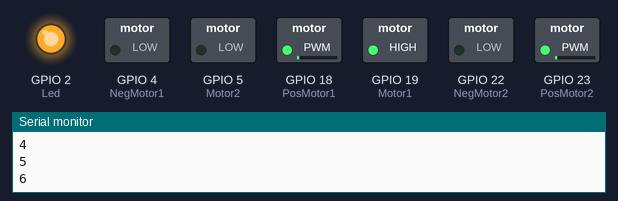
This sketch was run on a simulated ESP32. Parts: switched loads named in the sketch (green lamp = pin HIGH), output pins drawn as LEDs (lit = HIGH), the last lines printed to the serial monitor.

Above: at 0.15 s.
At 4.65 s:
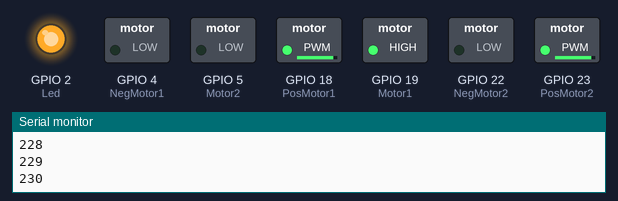
At 9.15 s:
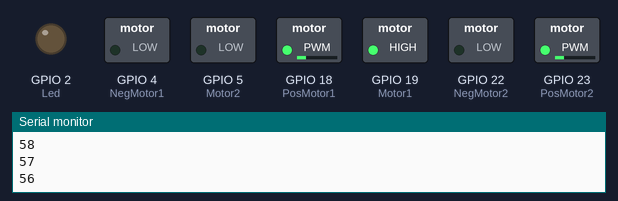
At 19.96 s:
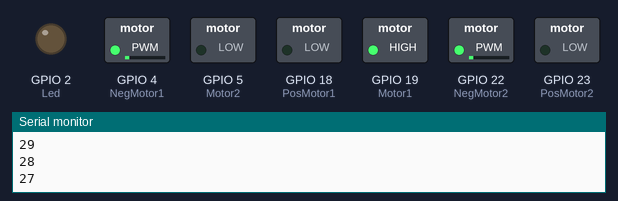
At 29.87 s:
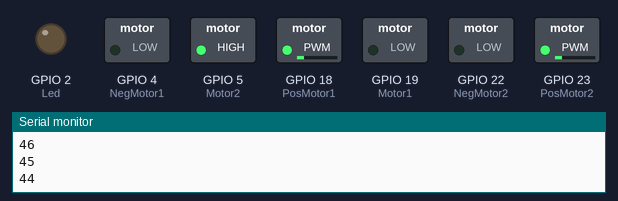
At 39.78 s:
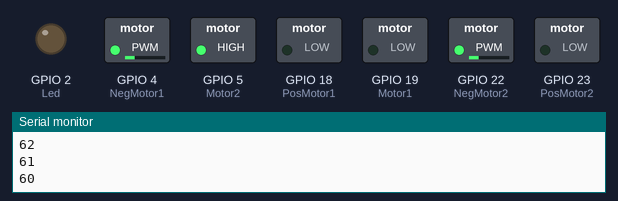
Timing chart, 0 to 40.0 s (numbered marks = the images above):
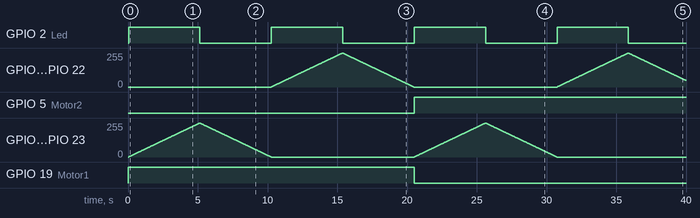

The sketch:

Motoren_draaien_ESP32.ino
```cpp
int Led = 2;
int Motor1 = 19; // Dat is de rechte motor gekeken vanuit de microcontroller
int Motor2 = 5; // Dat is de linker motor gekeken vanuit de microcontroller
int PosMotor1 = 18;
int NegMotor1 = 4;
int PosMotor2 = 23;
int NegMotor2 =  22;
int richting = -1; // Verander richting (1 = vooruit, -1 = achteruit)
unsigned long vorigeTijd = 0;  // Variabele om de tijd bij te houden
const long interval = 20;  // Verander de snelheid elke 50 milliseconden (pas aan voor trager of sneller)
int snelheid = 0;


void setup()
{
Serial.begin(9600); // Start de seriële communicatie
pinMode(Motor1, OUTPUT);
pinMode(Motor2, OUTPUT);
pinMode(PosMotor1, OUTPUT);
pinMode(NegMotor1, OUTPUT);
pinMode(PosMotor2, OUTPUT);
pinMode(NegMotor2, OUTPUT);
pinMode(Led, OUTPUT);
}
void writeToMultiplePins(int value, int pin1, int pin2)
{
  analogWrite(pin1, constrain(value, 0, 255)); // Zorg ervoor dat waarde tussen 0-255 blijft
  analogWrite(pin2, constrain(value, 0, 255));
}

void loop()
{
unsigned long huidigeTijd = millis(); // Haal de huidige tijd op
if (huidigeTijd - vorigeTijd >= interval)
{
  vorigeTijd = huidigeTijd; // Update de tijd voor de volgende stap
  switch (richting)
  {
    case -1: // Vooruit
      digitalWrite(Motor1, HIGH);
      digitalWrite(Motor2, LOW);
      richting = 0;
    break;

    case -2: // Achteruit
      digitalWrite(Motor1, LOW);
      digitalWrite(Motor2, HIGH);
      richting = 0;
    break;

    case 0: // Rechter motor naar voren
      snelheid++;
        writeToMultiplePins(snelheid, PosMotor1, PosMotor2);
        writeToMultiplePins(0, NegMotor1, NegMotor2);
        Serial.println(snelheid);
        digitalWrite(Led, HIGH);
        if (snelheid >= 255) // Als maximale snelheid bereikt is
        {
          richting = 1;
        }
    break;

    case 1: // Rechter motor langzaam stoppen
      snelheid--;
      writeToMultiplePins(snelheid, PosMotor1, PosMotor2);
      writeToMultiplePins(0, NegMotor1, NegMotor2);
      Serial.println(snelheid);
        digitalWrite(Led, LOW);
      if (snelheid <= 0) // Als snelheid 0 is
      {
        richting = 2;
      }
    break;

    case 2: // Rechter motor achteruit
      snelheid++; // Snelheid verhogen (achteruit)
      writeToMultiplePins(0, PosMotor1, PosMotor2);
      writeToMultiplePins(snelheid, NegMotor1, NegMotor2);
      Serial.println(snelheid);
        digitalWrite(Led, HIGH);
      if (snelheid >= 255)
      {
        richting = 3; // Maximaal achterwaarts snelheid bereikt
      }
    break;

    case 3: // Rechter motor terug naar stilstand (achteruit)
      snelheid--; // Snelheid verlagen
      writeToMultiplePins(0, PosMotor1, PosMotor2);
      writeToMultiplePins(snelheid, NegMotor1, NegMotor2);
      Serial.println(snelheid);
        digitalWrite(Led, LOW);
      if (snelheid <= 0)
      {
        if (digitalRead(Motor2) == HIGH) // Je had hier 'rechtsmotor', maar dat is niet gedefinieerd
        {
          richting = -1;
        }
        else
        {
          richting = -2;
        }
      }
    break;
  }
}
}
```

Measured:
- by itself, GPIO 2 (Led): alternates HIGH for 5.1 s and LOW for 5.1 s
- by itself, GPIO 5 (Motor2): LOW → HIGH at 20.5 s
- by itself, GPIO 19 (Motor1): LOW → HIGH at 0.02 s, → LOW 20.5 s later
